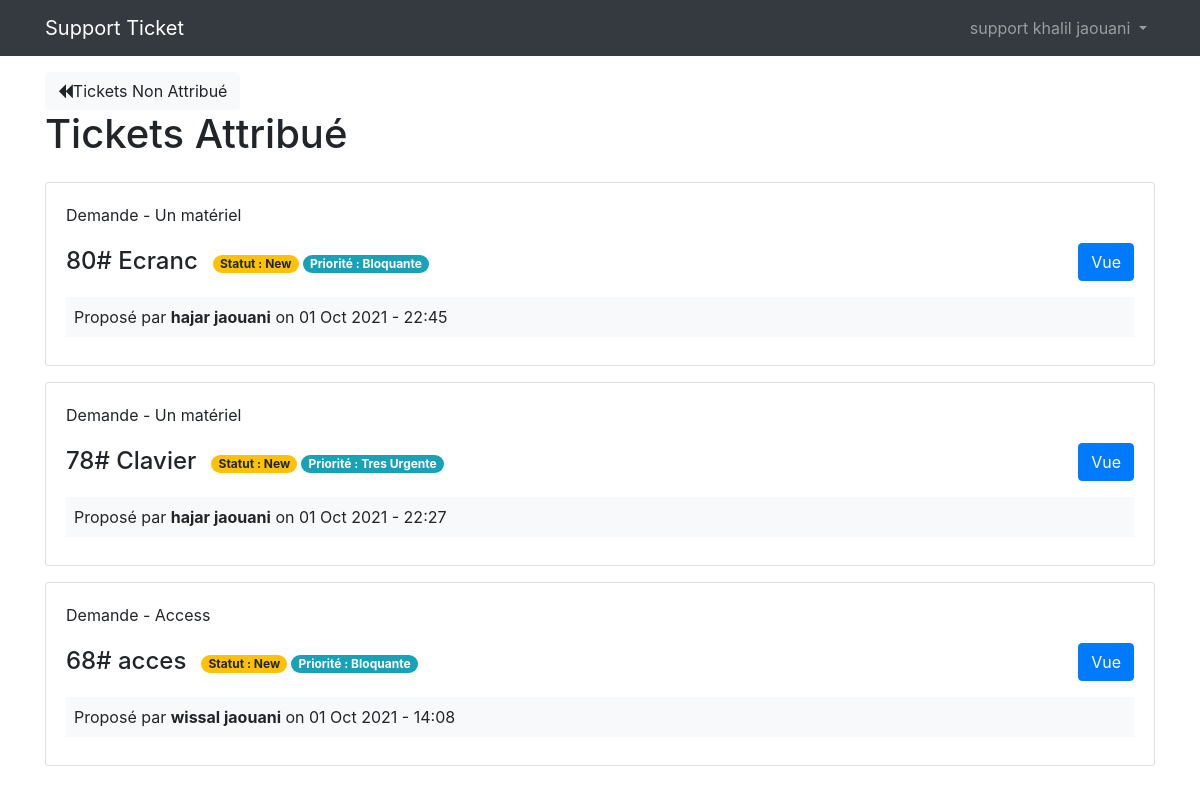
Page /tickets (signed in) on the committed database.
### tables this page shows
CREATE TABLE IF NOT EXISTS `tickets` (
  `id` int(11) NOT NULL AUTO_INCREMENT,
  `user_id` int(11) NOT NULL,
  `support_id` int(11) DEFAULT NULL,
  `type` varchar(255) NOT NULL,
  `category` varchar(255) NOT NULL,
  `subject` varchar(255) NOT NULL,
  `description` text NOT NULL,
  `attachment` varchar(255) DEFAULT NULL,
  `created_at` datetime NOT NULL DEFAULT CURRENT_TIMESTAMP,
  `updated_at` datetime NOT NULL DEFAULT CURRENT_TIMESTAMP,
  `level` varchar(255) NOT NULL,
  `status` varchar(255) NOT NULL,
  PRIMARY KEY (`id`)
);

CREATE TABLE IF NOT EXISTS `ticket_levels` (
  `id` int(11) NOT NULL AUTO_INCREMENT,
  `level` varchar(255) NOT NULL,
  PRIMARY KEY (`id`)
);

CREATE TABLE IF NOT EXISTS `users` (
  `id` int(11) NOT NULL AUTO_INCREMENT,
  `firstname` varchar(255) NOT NULL,
  `lastname` varchar(255) NOT NULL,
  `email` varchar(255) NOT NULL,
  `password` varchar(255) NOT NULL,
  `type` varchar(255) NOT NULL,
  `created_at` datetime NOT NULL DEFAULT CURRENT_TIMESTAMP,
  PRIMARY KEY (`id`)
);

### app/controllers/Tickets.php (called while the page is built, shortened)
<?php
    class Tickets extends Controller{
        public function __construct(){
            $this->ticketModel = $this->model('Ticket');
        }
        public function index(){
            $tickets = $this->ticketModel->getTickets();
            $ticketsByUser = $this->ticketModel->getTicketsByUser($_SESSION['user_id']);
            $ticketsBySupport = $this->ticketModel->getTicketsBySupport($_SESSION['user_id']);
            $data = [
                'tickets' => $tickets,
                'ticketsByUser' => $ticketsByUser,
                'ticketsBySupport' => $ticketsBySupport
            ];
            $this->view('tickets/index', $data);
        }
    }

### app/libraries/Core.php (called while the page is built, shortened)
<?php
  class Core{
      protected $currentMethod = 'index';
      public function __construct()
      {
          $url = $this->getUrl();
          if(isset($url[0])){
            if(file_exists('../app/controllers/' . $url[0] . '.php')){
                unset($url[0]);
            }
          }
          $this->currentController = new $this->currentController;
          $this->params = $url ? array_values($url) : [];
          call_user_func_array([$this->currentController, $this->currentMethod], $this->params);
      }
      public function getUrl()
      {
          if(isset($_GET['url'])){
              $url = rtrim($_GET['url'], '/');
              $url = filter_var($url, FILTER_SANITIZE_URL);
              $url = explode('/', $url);
              return $url;
          }
      }
  }

### public/index.php (called while the page is built, shortened)
<?php
  $init = new Core();

### app/libraries/Database.php (called while the page is built, shortened)
<?php
   class Database {
       private $host = DB_HOST;
       private $user = DB_USER;
       private $pass = DB_PASS;
       private $dbname = DB_NAME;
       private $dbh;
       private $stmt;
       public function __construct()
       {
           $dsn = 'mysql:host=' . $this->host . ';dbname=' . $this->dbname;
           $options = array(
               PDO::ATTR_PERSISTENT => true,
               PDO::ATTR_ERRMODE => PDO::ERRMODE_EXCEPTION
           );
           try{
               $this->dbh = new PDO($dsn, $this->user, $this->pass, $options);
           }catch(PDOException $e){
               $this->error = $e->getMessage();
               echo $this->error;
           }
       }
       public function query($sql){
           $this->stmt = $this->dbh->prepare($sql);
       }
       public function bind($param, $value, $type = null){
           if(is_null($type)){
               switch(true){
                    case is_int($value):
                        $type = PDO::PARAM_INT;
                        break;
                    default:
                        $type = PDO::PARAM_STR;
               }
           }
           $this->stmt->bindValue($param, $value, $type);
       }
       public function execute(){
           return $this->stmt->execute();
       }
       public function resultSet(){
           $this->execute();
           return $this->stmt->fetchAll(PDO::FETCH_OBJ);
       }
   }

### app/models/Ticket.php (called while the page is built, shortened)
<?php
    class Ticket{
        private $db;
        public function __construct(){
            $this->db = new Database;
        }
        public function getTickets(){
            $this->db->query('SELECT *,
                              tickets.id as ticketId,
                              users.id as userId,
                              ticket_levels.id as levelId,
                              ticket_levels.level as levelName,
                              tickets.created_at as ticketDate,
                              tickets.type as ticketType,
                              users.type as userType
                              FROM tickets
                              INNER JOIN users
                              ON tickets.user_id = users.id
                              INNER JOIN ticket_levels
                              ON tickets.level = ticket_levels.id
                              WHERE tickets.support_id IS NULL
                              AND tickets.status != :status
                              ORDER BY tickets.level DESC
                              ');
            $this->db->bind(':status', 'Closed');
            $results = $this->db->resultSet();
            return $results;
        }
        public function getTicketsByUser($id){
            $this->db->query('SELECT *,
                              tickets.id as ticketId,
                              users.id as userId,
                              ticket_levels.id as levelId,
                              ticket_levels.level as levelName,
                              tickets.created_at as ticketDate,
                              tickets.type as ticketType,
                              users.type as userType
                              FROM tickets
                              INNER JOIN users
                              ON tickets.user_id = users.id
                              INNER JOIN ticket_levels
                              ON tickets.level = ticket_levels.id
                              WHERE tickets.user_id = :id
                              AND tickets.status != :status
                              ORDER BY tickets.created_at DESC
                              ');
            $this->db->bind(':id', $id);
            $this->db->bind(':status', "Closed");
            $results = $this->db->resultSet();
            return $results;
        }
        public function getTicketsBySupport($id){
            $this->db->query('SELECT *,
                              tickets.id as ticketId,
                              users.id as userId,
                              ticket_levels.id as levelId,
                              ticket_levels.level as levelName,
                              tickets.created_at as ticketDate,
                              tickets.type as ticketType,
                              users.type as userType
                              FROM tickets
                              INNER JOIN users
                              ON tickets.user_id = users.id
                              INNER JOIN ticket_levels
                              ON tickets.level = ticket_levels.id
                              WHERE tickets.support_id = :id
                              AND tickets.status != :status
                              ORDER BY tickets.created_at DESC
                              ');
            $this->db->bind(':id', $id);
            $this->db->bind(':status', "Closed");
            $results = $this->db->resultSet();
            return $results;
        }
    }

### app/views/tickets/index.php (the view, shortened to what this page needs)
<?php require APPROOT . '/views/inc/header.php'; ?>
    <?php if($_SESSION['user_type'] === 'support') { ?>
        <a href="<?php echo URLROOT; ?>" class="btn btn-light"><i class="fa fa-backward" aria-hidden="true"></i>Tickets Non Attribué</a>
        <div class="row mb-3">
            <div class="col-md-6">
                <h1>Tickets Attribué</h1>
            </div>
        </div>
        <?php foreach($data['ticketsBySupport'] as $ticket) { ?>
            <div class="card card-body mb-3">
                <div class="row mb-2">
                    <p class="d-flex flex-row col-md-10"><?php echo $ticket->ticketType; ?> - <?php echo $ticket->category; ?></p>
                    <div class="d-flex flex-row col-md-10 mt-1">
                        <h4 class="card-title"><?php echo $ticket->ticketId; ?># <?php echo $ticket->subject; ?></h4>
                        <div class="col-md-5">
                            <p class="badge badge-pill badge-warning pull-left mr-1 mt-2" style="cursor: default;">Statut : <?php echo $ticket->status ?></p>
                            <p class="badge badge-pill badge-info pull-left mt-2" style="cursor: default;">Priorité : <?php echo $ticket->levelName ?></p>
                        </div>
                    </div>
                    <div class="col-md-2">
                        <a href="<?php echo URLROOT; ?>/tickets/show/<?php echo $ticket->ticketId; ?>" class="btn btn-primary pull-right">Vue</a>
                    </div>
                </div>
                <div class="bg-light p-2 mb-2">
                Proposé par <b><?php echo $ticket->firstname . ' ' . $ticket->lastname; ?></b> on <?php echo date("d M Y - H:i", strtotime($ticket->ticketDate)); ?>
                </div>
            </div>
    <?php }; ?>
    <?php }; ?>
<?php require APPROOT . '/views/inc/footer.php' ?>

### rows in the picture
tickets: type "Demande", category "Un matériel", id "80", subject "Ecranc", status "New", ticket_levels.level "Bloquante", user.firstname "hajar", user.lastname "jaouani", created_at "01 Oct 2021 - 22:45"
tickets: type "Demande", category "Un matériel", id "78", subject "Clavier", status "New", ticket_levels.level "Tres Urgente", user.firstname "hajar", user.lastname "jaouani", created_at "01 Oct 2021 - 22:27"
tickets: type "Demande", category "Access", id "68", subject "acces", status "New", ticket_levels.level "Bloquante", user.firstname "wissal", user.lastname "jaouani", created_at "01 Oct 2021 - 14:08"

### other values in the picture
SITENAME "Support Ticket"
$_SESSION['user_type'] "support"
$_SESSION['user_firstname'] "khalil"
$_SESSION['user_lastname'] "jaouani"
